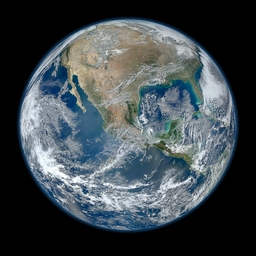
#> input picture earth.jpg, 256 x 256 px
$ python main.py
#> lines starting #> are read from the running program, lines starting #| are printed output that depends on the picture
### fft_ifft.py
import numpy as np


def DFT_1D(input_matrix):
    input_matrix = np.asarray(input_matrix, dtype=complex)
    N = input_matrix.shape[0]
    X_copy = input_matrix.copy()
    i = 0
    while i<N:
        u = i
        sum = 0
        for j in range(N):
            x = j
            tmp = input_matrix[x]*np.exp(-2j*np.pi*x*u*np.divide(1, N, dtype=complex))
            sum += tmp
        X_copy[u] = sum
        i = i+1
    return X_copy

# [16 lines left out: function inverseDFT_1D, not called in this run]


def FFT_1D(input_matrix):
    """ use recursive method to speed up"""
    input_matrix = np.asarray(input_matrix, dtype=complex)
    N = input_matrix.shape[0]
    minDivideSize = 4

    if N % 2 != 0:
        raise ValueError("the input size must be 2^n")

    if N <= minDivideSize:
        return DFT_1D(input_matrix)
    else:
        X_even = FFT_1D(input_matrix[::2])  # compute the even part
        X_odd = FFT_1D(input_matrix[1::2])  # compute the odd part
        W_ux_2k = np.exp(-2j * np.pi * np.arange(N) / N)

        f_u = X_even + X_odd * W_ux_2k[:N//2]

        f_u_plus_k = X_even + X_odd * W_ux_2k[N//2:]

        fft_mat = np.concatenate([f_u, f_u_plus_k])

    return fft_mat


def inverseFFT_1D(Y):
    """ use recursive method to speed up"""
    Y = np.asarray(Y, dtype=complex)
    fu_conjugate = np.conjugate(Y)

    input_matrix = FFT_1D(fu_conjugate)

    input_matrix = np.conjugate(input_matrix)
    input_matrix = input_matrix / Y.shape[0]

    return input_matrix


def FFT_2D(input_matrix):
    h, w = input_matrix.shape[0], input_matrix.shape[1]

    Y = np.zeros(input_matrix.shape, dtype=complex)

    if len(input_matrix.shape) == 2:
        for i in range(h):
            Y[i, :] = FFT_1D(input_matrix[i, :])

        for i in range(w):
            Y[:, i] = FFT_1D(Y[:, i])
    elif len(input_matrix.shape) == 3:
        for ch in range(3):
            Y[:, :, ch] = FFT_2D(input_matrix[:, :, ch])

    return Y


# [18 lines left out: function inverseDFT_2D, not called in this run]


def inverseFFT_2D(Y):
    h, w = Y.shape[0], Y.shape[1]

    input_matrix = np.zeros(Y.shape, dtype=complex)

    if len(Y.shape) == 2:
        for i in range(h):
            input_matrix[i, :] = inverseFFT_1D(Y[i, :])

        for i in range(w):
            input_matrix[:, i] = inverseFFT_1D(input_matrix[:, i])

    elif len(Y.shape) == 3:
        for ch in range(3):
            input_matrix[:, :, ch] = inverseFFT_2D(Y[:, :, ch])

    input_matrix = np.real(input_matrix)
    return input_matrix

### rsa.py
import random
import math
#Euclid's Algorithm to find GCD.
def gcd(a, b):
    while b != 0:
        a, b = b, a % b
    return a

#Euclid's Extended Algorithm to find Multiplicative inverse of e.
def multiplicative_inverse(e, phi):
    d = 0
    x1 = 0
    x2 = 1
    y1 = 1
    temp_phi = phi

    while e > 0:
        temp1 = temp_phi//e
        temp2 = temp_phi - temp1 * e
        temp_phi = e
        e = temp2

        x = x2 - temp1 * x1
        y = d - temp1 * y1

        x2 = x1
        x1 = x
        d = y1
        y1 = y

    if temp_phi == 1:
        return d + phi

#Function to check if a number is prime or not using Sieve of Eratosthenes.
# [9 lines left out: function is_prime, not called in this run]


#Generating public and private keys
def generate_key_pair(p, q):
    # if not (is_prime(p) and is_prime(q)):
    #     raise ValueError('Both numbers must be prime.')
    # elif p == q:
    #     raise ValueError('p and q cannot be equal')
    # n = pq
    n = p * q

    # According to Euler's theorem
    phi = (p-1) * (q-1)

    # Choose an integer e such that e and phi(n) are relative prime
    e = random.randrange(1, phi)

    # Use Euclid's Algorithm to verify that e and phi(n) are relative prime
    g = gcd(e, phi)
    while g != 1:
        e = random.randrange(1, phi)
        g = gcd(e, phi)

    # Use Extended Euclid's Algorithm to generate the private key
    d = multiplicative_inverse(e, phi)

    # Return public and private key_pair
    # Public key is (e, n) and private key is (d, n)
    return ((e, n), (d, n))


def encrypt(pk, plaintext):
    # Unpack the key into it's components
    key, n = pk
    # Convert each letter in the plaintext to numbers based on the character using a^b mod m
    cipher = [pow(ord(char), key, n) for char in plaintext]
    # Return the array of bytes
    return cipher


def decrypt(pk, ciphertext):
    # Unpack the key into its components
    key, n = pk
    # Generate the plaintext based on the ciphertext and key using a^b mod m
    aux = [str(pow(char, key, n)) for char in ciphertext]
    # Return the array of bytes as a string
    plain = [chr(int(char2)) for char2 in aux]
    return ''.join(plain)

### generateNbitPrimeNumber.py
# Large Prime Generation for RSA
import random

# Pre generated primes
first_primes_list = [2, 3, 5, 7, 11, 13, 17, 19, 23, 29,
					31, 37, 41, 43, 47, 53, 59, 61, 67,
					71, 73, 79, 83, 89, 97, 101, 103,
					107, 109, 113, 127, 131, 137, 139,
					149, 151, 157, 163, 167, 173, 179,
					181, 191, 193, 197, 199, 211, 223,
					227, 229, 233, 239, 241, 251, 257,
					263, 269, 271, 277, 281, 283, 293,
					307, 311, 313, 317, 331, 337, 347, 349]

def nBitRandom(n):
	return random.randrange(2**(n-1)+1, 2**n - 1)

def getLowLevelPrime(n):
	# Generate a prime candidate divisible
	# by first primes
	while True:
		# Obtain a random number
		pc = nBitRandom(n)

		# Test divisibility by pre-generated
		# primes
		for divisor in first_primes_list:
			if pc % divisor == 0 and divisor**2 <= pc:
				break
		else: return pc

def isMillerRabinPassed(mrc):
	maxDivisionsByTwo = 0
	ec = mrc-1
	while ec % 2 == 0:
		ec >>= 1
		maxDivisionsByTwo += 1
	assert(2**maxDivisionsByTwo * ec == mrc-1)

	def trialComposite(round_tester):
		if pow(round_tester, ec, mrc) == 1:
			return False
		for i in range(maxDivisionsByTwo):
			if pow(round_tester, 2**i * ec, mrc) == mrc-1:
				return False
		return True

	# Set number of trials here
	numberOfRabinTrials = 20
	for i in range(numberOfRabinTrials):
		round_tester = random.randrange(2, mrc)
		if trialComposite(round_tester):
			return False
	return True

### main.py
from numpy.core.fromnumeric import repeat
from fft_ifft import *
from rsa import *
from generateNbitPrimeNumber import *
import numpy as np
import cv2 as cv
from matplotlib.image import imread
import matplotlib.pyplot as plt
from PIL import Image
import timeit

print("\n\n\n\n------------------------------------------------------------------------------------\n")
print("---------------------------------1D-FFT and 1D-DFFT--------------------------------\n")
print("------------------------------------------------------------------------------------\n")

x = np.random.random(1024)
y = np.random.random(1024)

#Checking the results of FFT and DFT
print("Comparing results of FFT and DFT : ")
print("A : ",np.allclose(FFT_1D(x), DFT_1D(x)))
print("B : ",np.allclose(FFT_1D(y), DFT_1D(y)))

x = np.pad(x, (0, 1024), 'constant')
y = np.pad(y, (0, 1024), 'constant')

SETUP_CODE = '''
import numpy as np
from fft_ifft import FFT_1D
from fft_ifft import DFT_1D
'''

TEST_CODE = '''
x = np.random.random(1024)
FFT_1D(x)
'''
TEST_CODE1 = '''
x = np.random.random(1024)
DFT_1D(x)
'''

print("\n\n\n\n------------------------------------------------------------------------------------\n")
print("---------------------------------Time Comparisons--------------------------------\n")
print("------------------------------------------------------------------------------------\n")

print("Time taken by DFT : ",timeit.repeat(setup=SETUP_CODE,stmt=TEST_CODE1,repeat=1,number=1))
print("Time taken by FFT : ",timeit.repeat(setup=SETUP_CODE,stmt=TEST_CODE,repeat=1,number=1))

#Converting Coefficient form to P-V from
va = FFT_1D(x)
vb = FFT_1D(y)
#Pointwise multiplication to produce c(x) in P-V form
c = np.multiply(va,vb)
#Converting P-V form to Coefficient form back
vc=inverseFFT_1D(c)
vc=np.asarray(vc, dtype=float) #Converting into array form


#con=np.convolve(x,y)
#con=np.asarray(con, dtype=float) #Converting into array form
t=np.polynomial.polynomial.polymul(x, y)
t=np.asarray(t, dtype=float) #Converting into array form

#Checking our functions fft and ifft
print("\n\nChecking fft:",np.allclose(va, np.fft.fft(x)))
print("Checking ifft:",np.allclose(vc, np.fft.ifft(c)))

print('\n\nX:',x,'\nY:',y)
print('\nX*Y (P-V):\n',c,'\n\n')
m=vc[:-1]
print('Ifft X*Y :\n',m)
print('Polynoial Multiplication X*Y:\n',t)
#print('Poly Convolve:\n',con)
print("\n\nChecking if both the values are same:",np.allclose(m,t))


print("\n\n\n\n------------------------------------------------------------------------------------\n")
print("---------------------------------2D-FFT and 2D-IDFFT--------------------------------\n")
print("------------------------------------------------------------------------------------\n")

x_2d=np.random.randint(255, size=(4,8))
va_2d = FFT_2D(x_2d)
vc_2d=inverseFFT_2D(va_2d)

#Checking our functions fft and ifft
print("Checking 2d-fft:",np.allclose(va_2d, np.fft.fft2(x_2d)))
print("Checking 2d-ifft:",np.allclose(vc_2d, np.fft.ifft2(va_2d)))

print('\n\nX:\n',x_2d)
print('2f-fft :\n',va_2d)
vc_2d=np.asarray(vc_2d, dtype=float) #Converting into array form
print('2d-Ifft :\n',vc_2d)

print("\n\nChecking if both the values are same:",np.allclose(vc_2d,x_2d))


#RSA encryption
print("\n\n\n\n------------------------------------------------------------------------------------\n")
print("-----------------------------------RSA encryption-----------------------------------\n")
print("------------------------------------------------------------------------------------\n")

p = 2
q = 2
while True:
        #n-bit number
		n = 256
		prime_candidate = getLowLevelPrime(n)
		if not isMillerRabinPassed(prime_candidate):
			continue
		else:
			p = prime_candidate
			break

while True:
        #n-bit number
		n = 256
		prime_candidate = getLowLevelPrime(n)
		if not isMillerRabinPassed(prime_candidate):
			continue
		else:
			q = prime_candidate
			break

print("p : ",p)
print("q : ",q)
public, private = generate_key_pair(p, q)
message = np.array_str(c)

print('\n\nPublic Key [{}, {}]'.format(public[0],len(message)))
#print('Private Key [{}, {}]'.format(private[0],len(message)))

print('\n\nInitial Message:',message,'\n')
encrypted_msg = encrypt(public,message)
decrypted_msg = decrypt(private,encrypted_msg)
ex = np.array(encrypted_msg)
cx = np.array(decrypted_msg)
#print('\n\nEncrypted Message:',ex,type(ex))
print('Decrypted Message:',cx,'\n\n')


print("\n\n\n\n------------------------------------------------------------------------------------\n")
print("---------------------------------Picture Reduction----------------------------------\n")
print("------------------------------------------------------------------------------------\n")
A=imread('earth.jpg')
#> A is the input picture: shape (256, 256, 3); mean R, G, B 63.6, 72.1, 76.9
plt.figure()
#plt.imshow(256-A)
plt.imshow(A[:,:,1], cmap='gray', vmin = 0, vmax = 255,interpolation='none')
plt.axis('off')
plt.savefig('GrayScale.png')
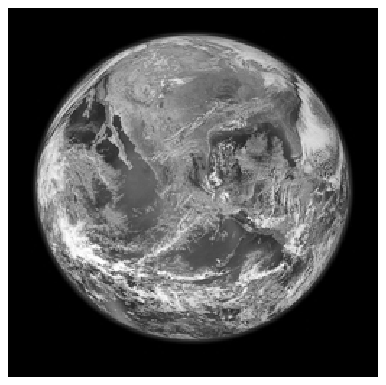
#> figure drawn by matplotlib, 1 panel
print('Gray Scaled Image is saved as "GrayScale.png" into the same directory')
#plt.show()
B=np.mean(A,-1) #converting into grayscale image
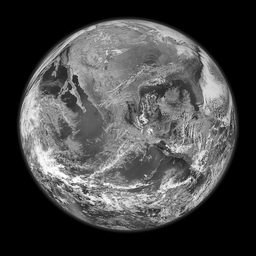
#> B: shape (256, 256) float64; min 0, max 254, mean 70.9
Bt=FFT_2D(B)
#> (the run stopped early here; a loop or call above may not have finished)
